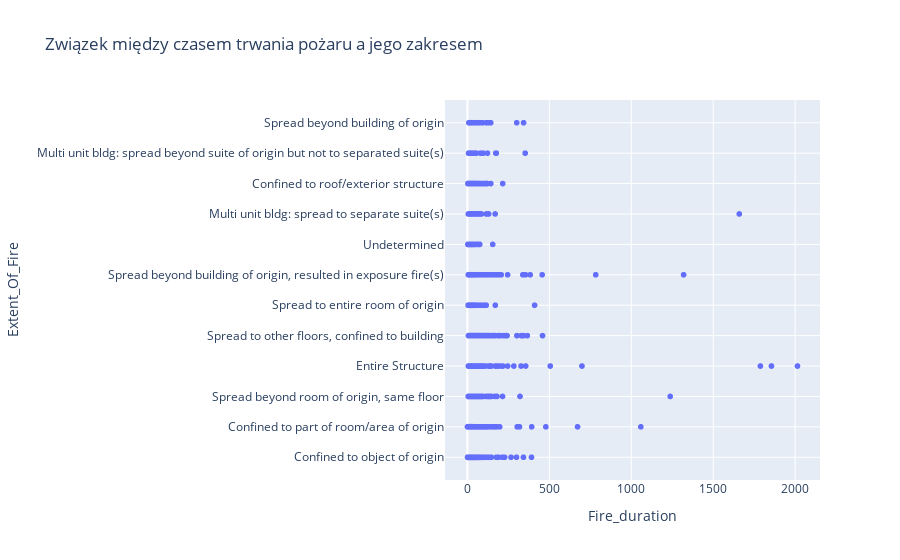

Notebook source saved alongside this figure:
### Code cell
fig = px.scatter(df, x='Fire_duration', y='Extent_Of_Fire', title='Związek między czasem trwania pożaru a jego zakresem')
fig.show()

### Figure 1 — Plotly figure (JSON) as saved in the notebook; plotly's stock layout.template omitted (floating-point values rounded to 4 significant figures; data arrays with more than 128 entries replaced by an {"elided": "..."} marker saying what was removed)
{"data": [{"hovertemplate": "Fire_duration=%{x}<br>Extent_Of_Fire=%{y}<extra></extra>", "legendgroup": "", "marker": {"color": "#636efa", "symbol": "circle"}, "mode": "markers", "name": "", "showlegend": false, "type": "scattergl", "x": {"elided": "11181 float values"}, "xaxis": "x", "y": {"elided": "11181 str values"}, "yaxis": "y"}], "layout": {"legend": {"tracegroupgap": 0}, "title": {"text": "Związek między czasem trwania pożaru a jego zakresem"}, "xaxis": {"anchor": "y", "domain": [0, 1], "title": {"text": "Fire_duration"}}, "yaxis": {"anchor": "x", "domain": [0, 1], "title": {"text": "Extent_Of_Fire"}}}}
